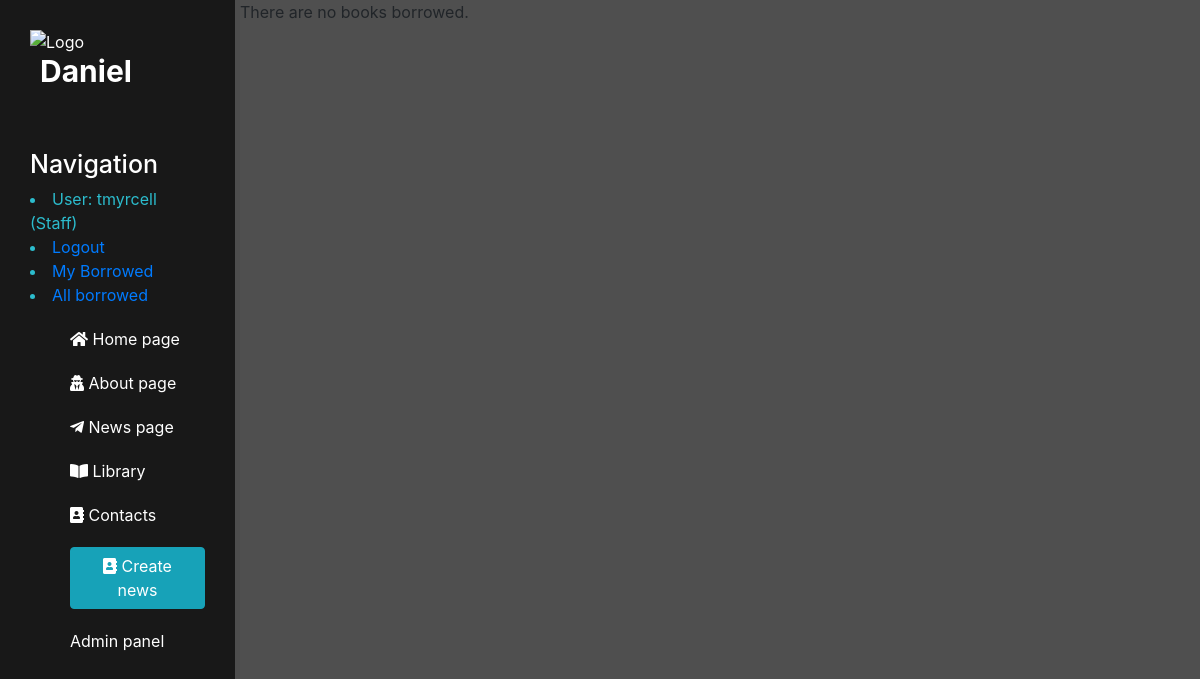
The page /library/mybook/ (signed in) on the database as committed earlier.
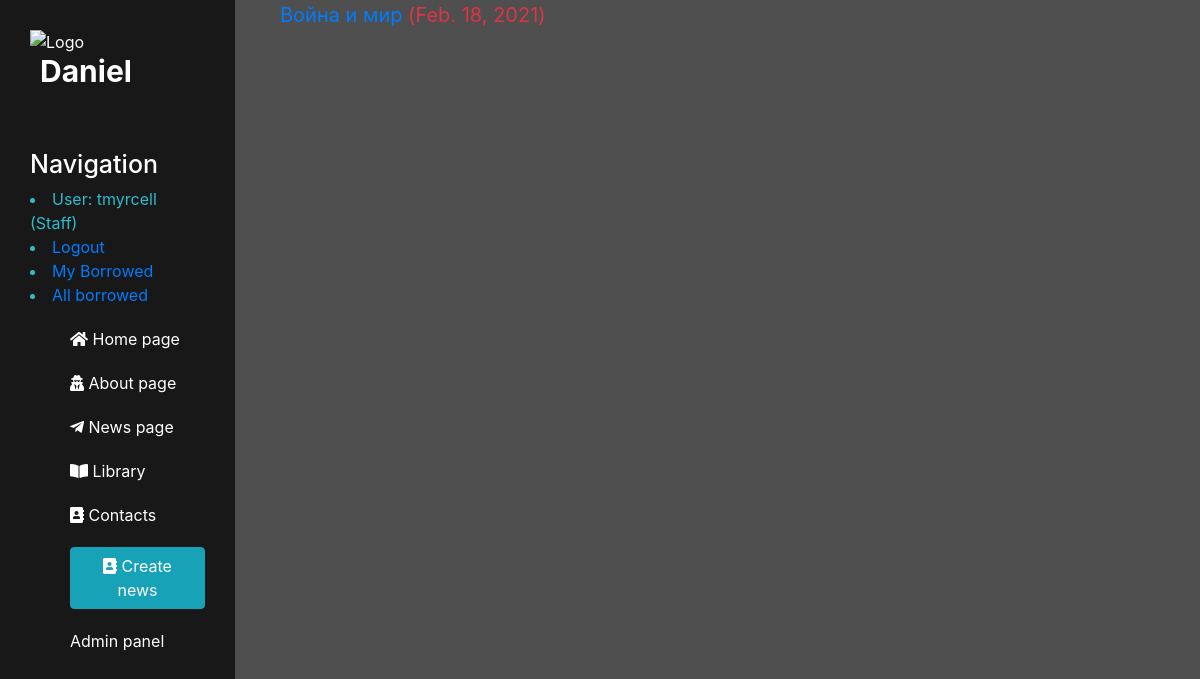
The same page on the database as committed later.
### library/models.py (models this page shows, shortened)
class BookInstance(models.Model):
    id = models.UUIDField(primary_key=True, default=uuid.uuid4,
                          help_text="Unique ID for this particular book across whole library")
    book = models.ForeignKey('Book', on_delete=models.RESTRICT)
    imprint = models.CharField(max_length=200)
    due_back = models.DateField(null=True, blank=True)
    borrower = models.ForeignKey(User, on_delete=models.SET_NULL, null=True, blank=True)
    LOAN_STATUS = (
        ('m', 'Maintenance'),
        ('o', 'On loan'),
        ('a', 'Available'),
        ('r', 'Reserved'),
    )
    status = models.CharField(
        max_length=1,
        choices=LOAN_STATUS,
        blank=True,
        default='m',
        help_text='Book availability')
    class Meta:
        ordering = ["due_back"]
        permissions = (("can_mark_returned", "Set book as returned"),)
    @property
    def is_overdue(self):
        if self.due_back and date.today() > self.due_back:
            return True
        return False

class Book(models.Model):
    title = models.CharField(max_length=200)
    author = models.ForeignKey('Author', on_delete=models.SET_NULL, null=True)
    summary = models.TextField(max_length=1000, help_text="Enter a brief description of the book")
    isbn = models.CharField('ISBN', max_length=13,
                            help_text='13 Character <a href="https://www.isbn-international.org/content/what-isbn'
                                      '">ISBN number</a>')
    genre = models.ManyToManyField(Genre, help_text="Select a genre for this book")
    language = models.ForeignKey('Language', on_delete=models.SET_NULL, null=True)
    class Meta:
        ordering = ['title', 'author']
    def display_genre(self):
        """Creates a string for the Genre. This is required to display genre in Admin."""
        return ', '.join([genre.name for genre in self.genre.all()[:3]])
    display_genre.short_description = 'Genre'

### library/views.py (the view)
class LoanedBooksByUserListView(LoginRequiredMixin, generic.ListView):
    model = BookInstance
    template_name = 'library/bookinstance_list_borrowed_user.html'
    paginate_by = 10
    def get_queryset(self):
        return BookInstance.objects.filter(borrower=self.request.user).filter(status__exact='o').order_by('due_back')

### templates/library/bookinstance_list_borrowed_user.html (shortened to what this page needs)
{% extends "main/layout.html" %}
{% block content %}
    {% if bookinstance_list %}
    <ul>
      {% for bookinst in bookinstance_list %}
      <li class="{% if bookinst.is_overdue %}text-danger{% endif %}">
        <a href="{% url 'book-detail' bookinst.book.pk %}">{{bookinst.book.title}}</a> ({{ bookinst.due_back }})
      </li>
      {% endfor %}
    </ul>
    {% else %}
      <p>There are no books borrowed.</p>
    {% endif %}
{% endblock %}

Rows that differ between the two databases and show on the page:
added BookInstance: book "Война и мир", due_back "Feb. 18, 2021"
Other text that changed with them:
text no longer shown: "There are no books borrowed."
